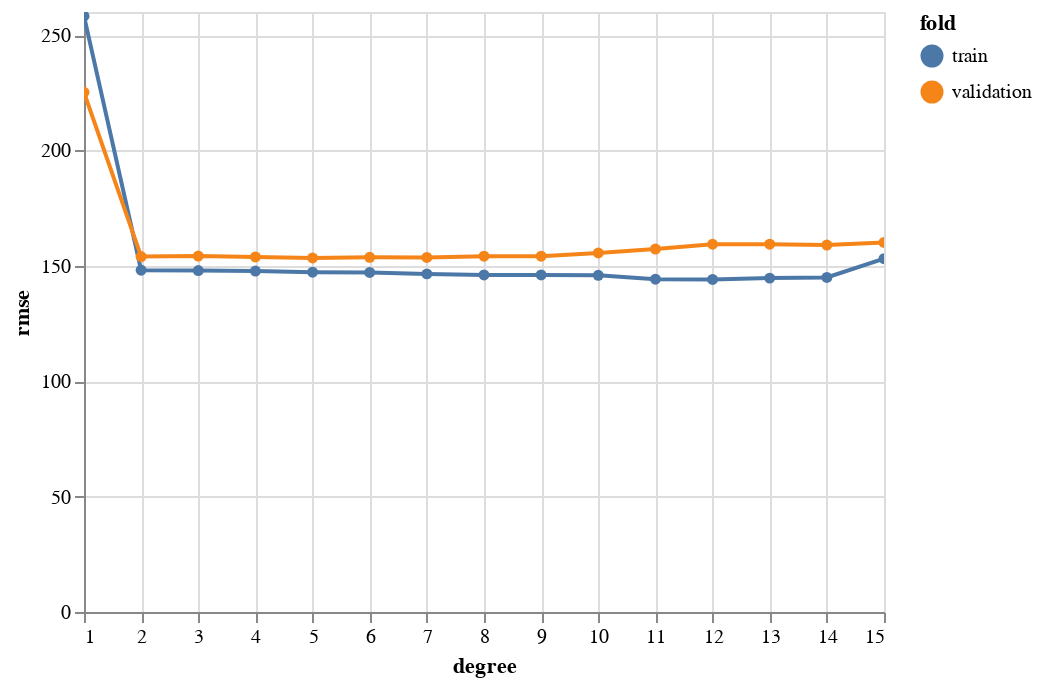

Notebook code for this chart:
### Code cell
X_train, X_val, y_train, y_val = train_test_split(
    df4[["X"]], df4.y, test_size=0.2
)

results4 = pd.DataFrame(columns=["degree", "fold", "rmse"])
for n in range(1, MAX_DEGREE + 1):
    poly = PolynomialFeatures(n)
    Xp_train = poly.fit_transform(X_train)
    Xp_val = poly.fit_transform(X_val)
    lm = LinearRegression().fit(Xp_train, y_train)
    y_hat = lm.predict(Xp_train)
    y_hat_val = lm.predict(Xp_val)
    results4 = results4.append(
        [
            {
                "degree": n,
                "fold": "train",
                "rmse": np.sqrt(mean_squared_error(y_train, y_hat)),
            },
            {
                "degree": n,
                "fold": "validation",
                "rmse": np.sqrt(mean_squared_error(y_val, y_hat_val)),
            },
        ],
        ignore_index=True,
    )

results4 = results4.round(3)
plot_validation_curve(results4).interactive()

### Figure 1 — Vega-Lite specification as saved in the notebook (floating-point values rounded to 4 significant figures)
{"config": {"view": {"continuousWidth": 400, "continuousHeight": 300}}, "layer": [{"mark": {"type": "line", "point": {}}, "encoding": {"color": {"type": "nominal", "field": "fold"}, "x": {"type": "quantitative", "field": "degree"}, "y": {"type": "quantitative", "field": "rmse"}}, "selection": {"selector003": {"type": "interval", "bind": "scales", "encodings": ["x", "y"]}}}, {"mark": {"type": "rule", "color": "#aaa"}, "encoding": {"x": {"type": "quantitative", "field": "degree"}}, "transform": [{"filter": {"selection": "selector002"}}]}, {"mark": "circle", "encoding": {"color": {"type": "nominal", "field": "fold"}, "opacity": {"condition": {"value": 1, "selection": "selector002"}, "value": 0}, "x": {"type": "quantitative", "field": "degree"}, "y": {"type": "quantitative", "field": "rmse"}}, "selection": {"selector002": {"type": "single", "encodings": ["x"], "on": "mouseover", "nearest": true, "empty": "none"}}}, {"mark": {"type": "text", "align": "left", "dx": 5, "dy": -5, "stroke": "white", "strokeWidth": 2}, "encoding": {"color": {"type": "nominal", "field": "fold"}, "text": {"type": "quantitative", "field": "rmse"}, "x": {"type": "quantitative", "field": "degree"}, "y": {"type": "quantitative", "field": "rmse"}}, "transform": [{"filter": {"selection": "selector002"}}]}, {"mark": {"type": "text", "align": "left", "dx": 5, "dy": -5}, "encoding": {"color": {"type": "nominal", "field": "fold"}, "text": {"type": "quantitative", "field": "rmse"}, "x": {"type": "quantitative", "field": "degree"}, "y": {"type": "quantitative", "field": "rmse"}}, "transform": [{"filter": {"selection": "selector002"}}]}], "data": {"name": "data-1495b7d1633b51a4c6422827f8702996"}, "$schema": "https://vega.github.io/schema/vega-lite/v4.8.1.json", "datasets": {"data-1495b7d1633b51a4c6422827f8702996": [{"degree": 1, "fold": "train", "rmse": 258.2}, {"degree": 1, "fold": "validation", "rmse": 225.2}, {"degree": 2, "fold": "train", "rmse": 148.1}, {"degree": 2, "fold": "validation", "rmse": 154.0}, {"degree": 3, "fold": "train", "rmse": 148.0}, {"degree": 3, "fold": "validation", "rmse": 154.2}, {"degree": 4, "fold": "train", "rmse": 147.8}, {"degree": 4, "fold": "validation", "rmse": 153.9}, {"degree": 5, "fold": "train", "rmse": 147.3}, {"degree": 5, "fold": "validation", "rmse": 153.4}, {"degree": 6, "fold": "train", "rmse": 147.1}, {"degree": 6, "fold": "validation", "rmse": 153.7}, {"degree": 7, "fold": "train", "rmse": 146.5}, {"degree": 7, "fold": "validation", "rmse": 153.6}, {"degree": 8, "fold": "train", "rmse": 146.1}, {"degree": 8, "fold": "validation", "rmse": 154.2}, {"degree": 9, "fold": "train", "rmse": 146.0}, {"degree": 9, "fold": "validation", "rmse": 154.2}, {"degree": 10, "fold": "train", "rmse": 145.9}, {"degree": 10, "fold": "validation", "rmse": 155.6}, {"degree": 11, "fold": "train", "rmse": 144.2}, {"degree": 11, "fold": "validation", "rmse": 157.3}, {"degree": 12, "fold": "train", "rmse": 144.1}, {"degree": 12, "fold": "validation", "rmse": 159.4}, {"degree": 13, "fold": "train", "rmse": 144.7}, {"degree": 13, "fold": "validation", "rmse": 159.4}, {"degree": 14, "fold": "train", "rmse": 145.0}, {"degree": 14, "fold": "validation", "rmse": 159.0}, {"degree": 15, "fold": "train", "rmse": 153.1}, {"degree": 15, "fold": "validation", "rmse": 160.2}]}}
